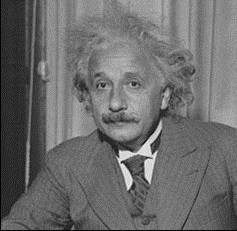
#> input picture pic4.jpg, 237 x 231 px
$ python OperasiFlipping.py
#> lines starting #> are read from the running program, lines starting #| are printed output that depends on the picture
import cv2

image = cv2.imread("pic4.jpg")
#> image is the input picture: shape (231, 237, 3); min 0, max 242, mean 108

flipped_horizontal = cv2.flip(image, 1)
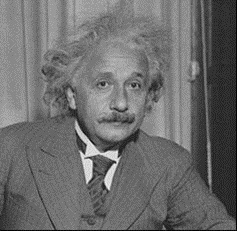
#> flipped_horizontal: shape (231, 237, 3); min 0, max 242, mean 108

flipped_vertical = cv2.flip(image, 0)
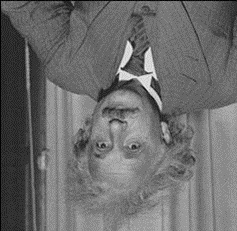
#> flipped_vertical: shape (231, 237, 3); min 0, max 242, mean 108

cv2.imshow("Flipped Horizontal", flipped_horizontal)
cv2.imshow("Flipped Vertical", flipped_vertical)
cv2.waitKey(0)
cv2.destroyAllWindows()

$ run again, with pic1.jpg copied over pic4.jpg
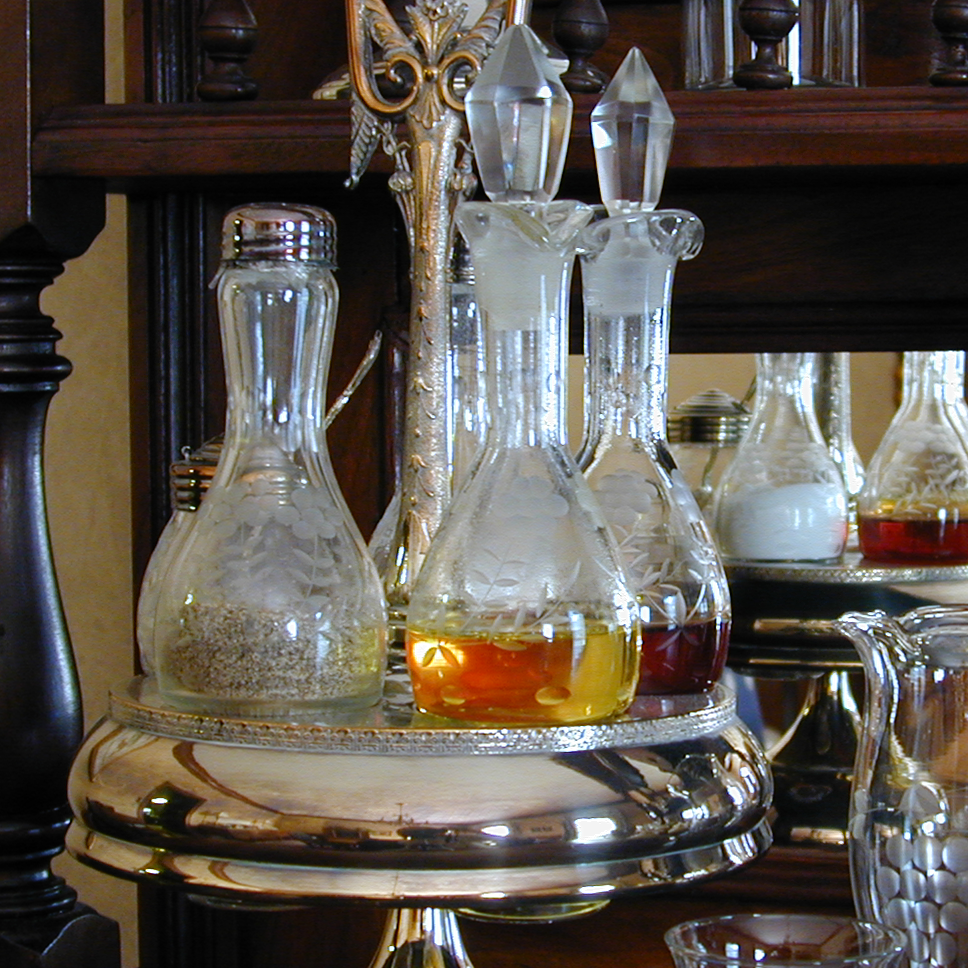
#> input picture pic1.jpg, 968 x 968 px
#> image is the input picture: shape (968, 968, 3); mean B, G, R 76.7, 84.8, 91.8
#> `flipped_horizontal = cv2.flip(image, 1)`:
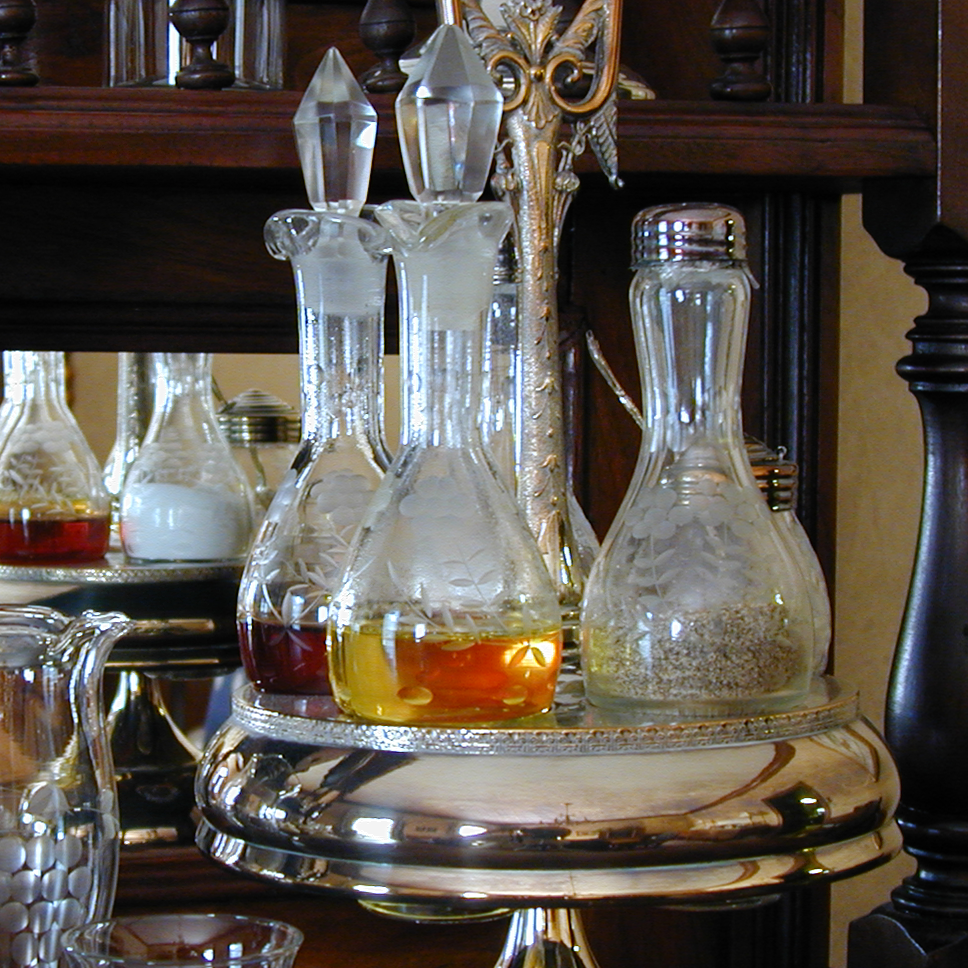
#> flipped_horizontal: shape (968, 968, 3); mean B, G, R 76.7, 84.8, 91.8
#> `flipped_vertical = cv2.flip(image, 0)`:
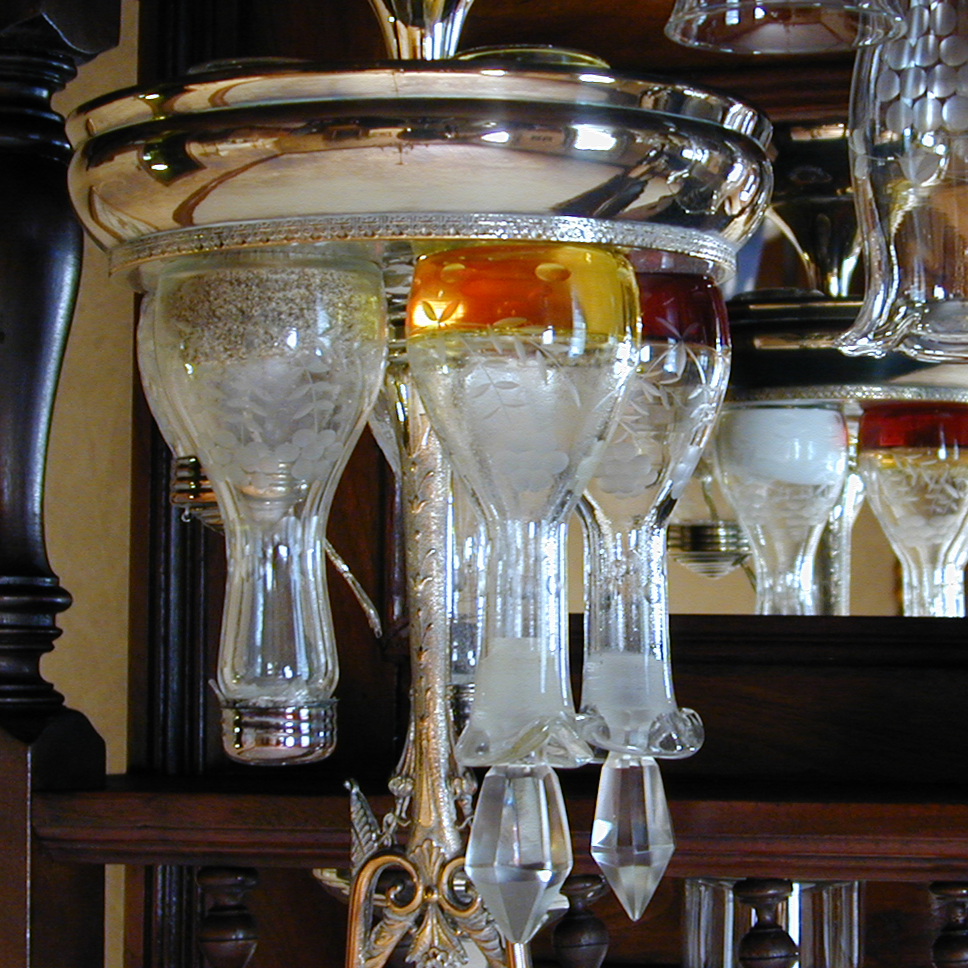
#> flipped_vertical: shape (968, 968, 3); mean B, G, R 76.7, 84.8, 91.8

$ run again, with pic2.jpg copied over pic4.jpg
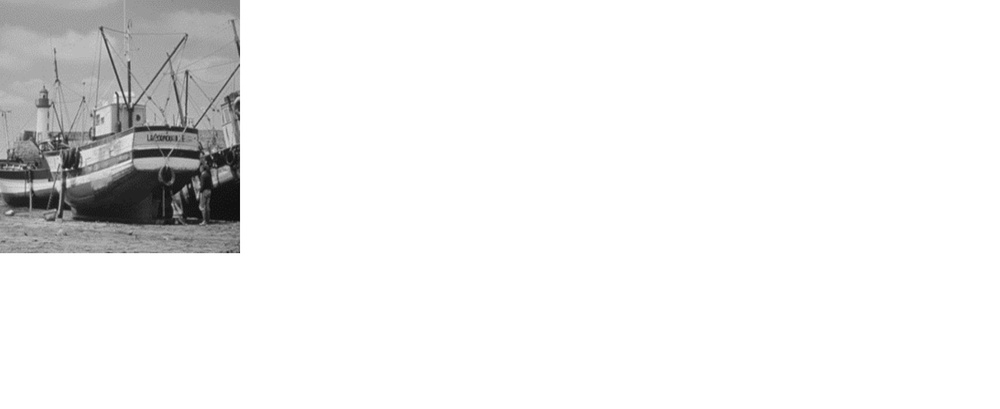
#> input picture pic2.jpg, 1000 x 409 px, shrunk from 1879 x 769 before the run
#> image is the input picture: shape (409, 1000, 3); min 11, max 255, mean 237.3
#> `flipped_horizontal = cv2.flip(image, 1)`:
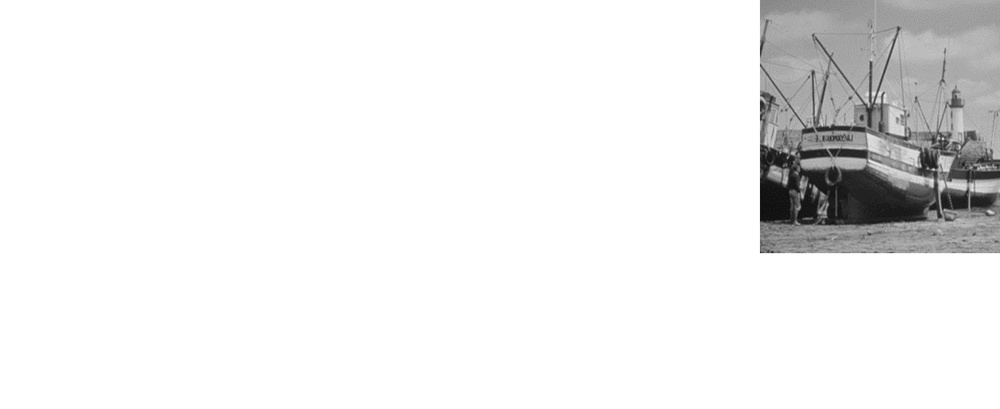
#> flipped_horizontal: shape (409, 1000, 3); min 11, max 255, mean 237.3
#> `flipped_vertical = cv2.flip(image, 0)`:
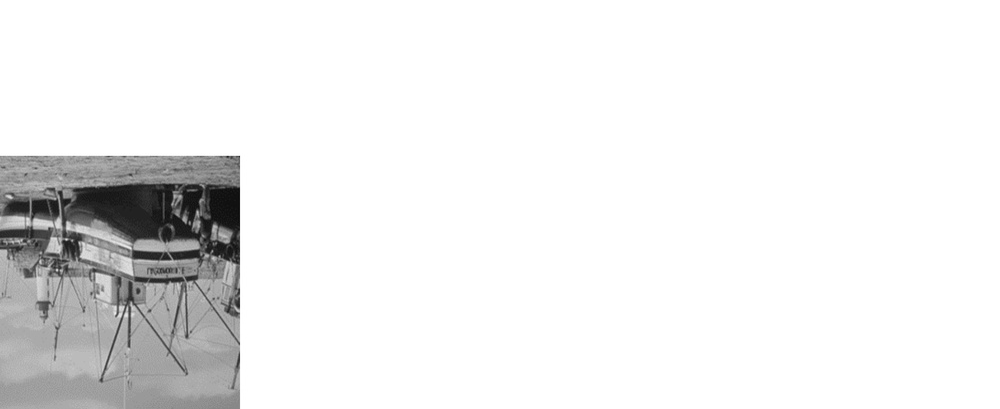
#> flipped_vertical: shape (409, 1000, 3); min 11, max 255, mean 237.3

$ run again, with pic3.jpg copied over pic4.jpg
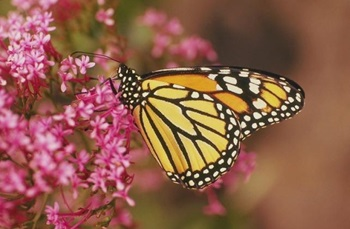
#> input picture pic3.jpg, 350 x 229 px
#> image is the input picture: shape (229, 350, 3); mean B, G, R 74.8, 92.6, 143.1
#> `flipped_horizontal = cv2.flip(image, 1)`:
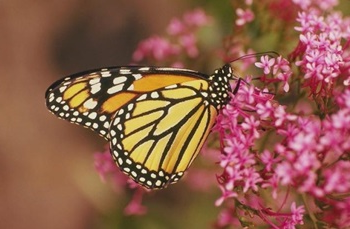
#> flipped_horizontal: shape (229, 350, 3); mean B, G, R 74.8, 92.6, 143.1
#> `flipped_vertical = cv2.flip(image, 0)`:
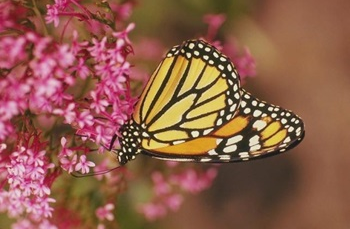
#> flipped_vertical: shape (229, 350, 3); mean B, G, R 74.8, 92.6, 143.1
